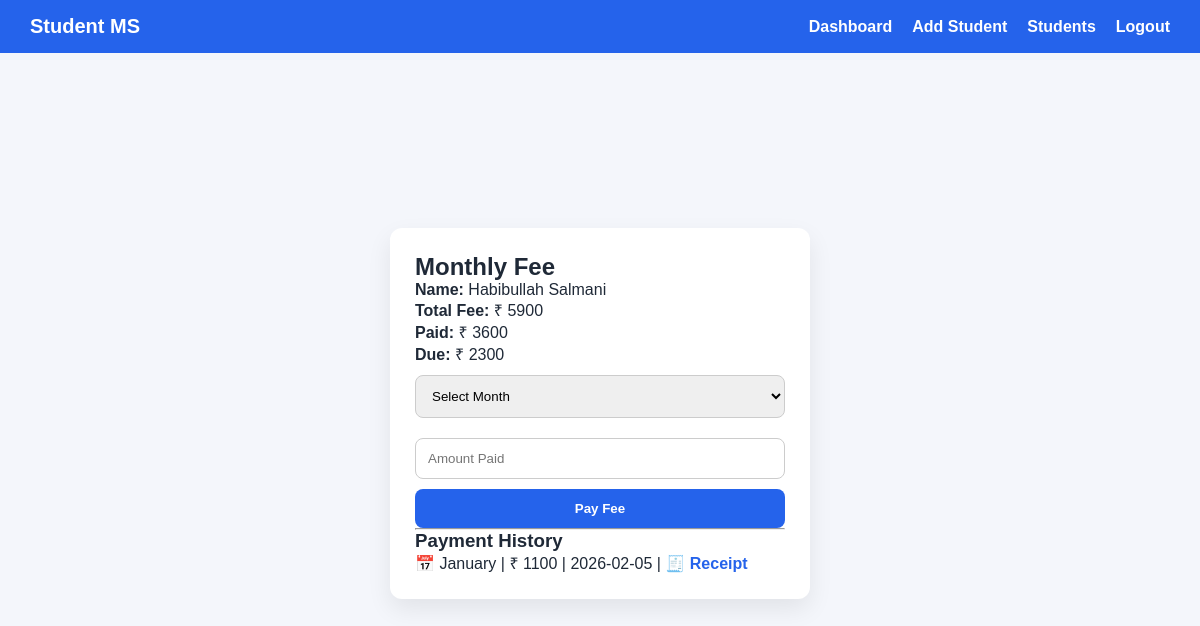
Page /pay-monthly-fee/1 (signed in) on the earlier database version.
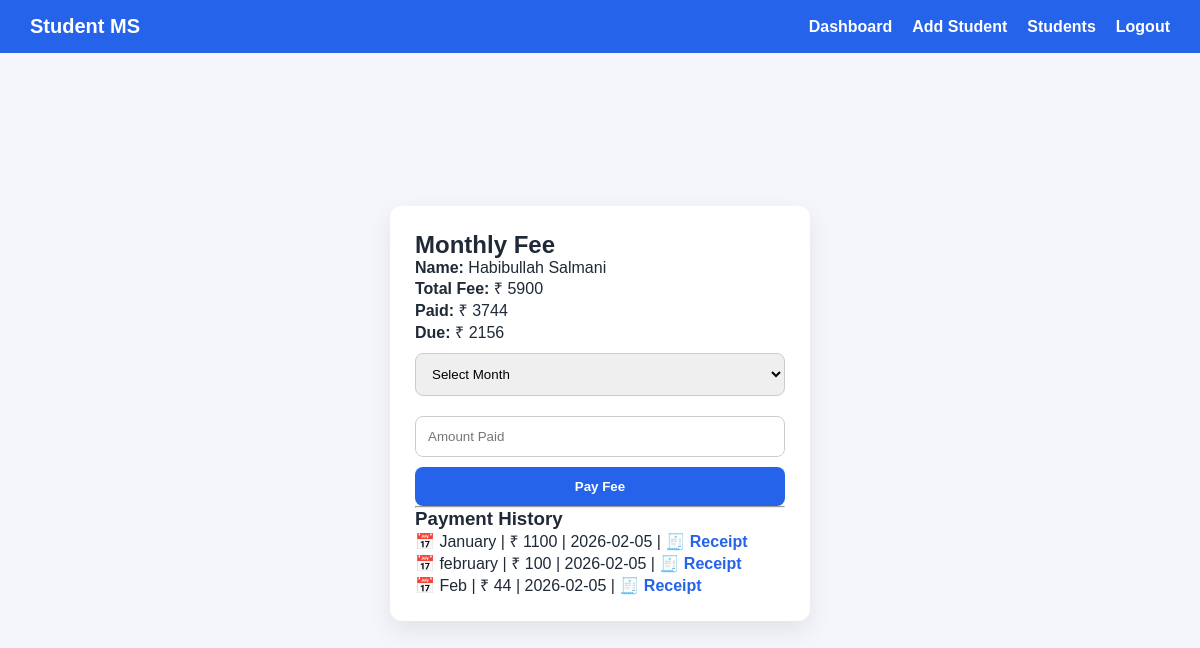
Same page on the later database version.
### tables this page shows
CREATE TABLE students (
            id INTEGER PRIMARY KEY AUTOINCREMENT,
            name TEXT,
            roll TEXT,
            class_name TEXT,
            phone TEXT,
            total_fee INTEGER,
            paid_fee INTEGER
        );

CREATE TABLE fee_payments (
        id INTEGER PRIMARY KEY AUTOINCREMENT,
        student_id INTEGER,
        amount INTEGER,
        month TEXT,
        pay_date TEXT,
        FOREIGN KEY(student_id) REFERENCES students(id)
    );

### app.py (the view, shortened to what this page needs)
@app.route("/pay-monthly-fee/<int:id>", methods=["GET", "POST"])
def pay_monthly_fee(id):
    if "admin" not in session:
        return redirect(url_for("login"))
    conn = get_db()
    student = conn.execute(
        "SELECT * FROM students WHERE id=?",
        (id,)
    ).fetchone()
    error = None
    payments = conn.execute(
        "SELECT * FROM fee_payments WHERE student_id=?",
        (id,)
    ).fetchall()
    conn.close()
    return render_template(
    "monthly_fee.html",
    student=student,
    payments=payments,
    error=error,
    months=MONTHS
)

### app.py (called while the page is built)
def get_db():
    conn = sqlite3.connect("database.db")
    conn.row_factory = sqlite3.Row
    return conn

### templates/monthly_fee.html (shortened to what this page needs)
<!DOCTYPE html>
<html>
<head>
  <link rel="stylesheet" href="/static/style.css">
</head>
<body>
{% include "navbar.html" %}
<div class="center">
  <div class="card" style="width:420px;">
    <h2>Monthly Fee</h2>
    <p><b>Name:</b> {{ student.name }}</p>
    <p><b>Total Fee:</b> ₹ {{ student.total_fee }}</p>
    <p><b>Paid:</b> ₹ {{ student.paid_fee }}</p>
    <p><b>Due:</b> ₹ {{ student.total_fee - student.paid_fee }}</p>
    <form method="POST">
<select name="month" required>
  <option value="">Select Month</option>
</select>
      <input type="number" name="amount" placeholder="Amount Paid" required>
      <button type="submit">Pay Fee</button>
    </form>
    <hr>
    <h3>Payment History</h3>
    {% for p in payments %}
  <p>
    📅 {{ p.month }} |
    ₹ {{ p.amount }} |
    {{ p.pay_date }} |
    <a href="/monthly-receipt/{{ p.id }}" target="_blank">🧾 Receipt</a>
  </p>
{% else %}
  <p>No payments yet</p>
{% endfor %}
  </div>
</div>
</body>
</html>

### templates/navbar.html
<nav class="navbar">
  <div class="logo">Student MS</div>
  <ul class="nav-links">
    <li><a href="/dashboard">Dashboard</a></li>
    <li><a href="/add-student">Add Student</a></li>
    <li><a href="/students">Students</a></li>
    <li><a href="/logout">Logout</a></li>
  </ul>
</nav>

### static/style.css (style rules this page uses)
* { margin: 0; padding: 0; box-sizing: border-box; font-family: Arial, sans-serif; }
body { background: #f4f6fb; color: #1f2937; }
.navbar { background: #2563eb; padding: 15px 30px; display: flex; justify-content: space-between; align-items: center; }
.logo { color: white; font-size: 20px; font-weight: bold; }
.nav-links { list-style: none; display: flex; gap: 20px; }
.nav-links a { color: white; text-decoration: none; font-weight: bold; }
.center { display: flex; justify-content: center; align-items: center; min-height: calc(100vh - 80px); }
.card { background: white; padding: 25px; width: 320px; border-radius: 12px; box-shadow: 0 10px 25px rgba(0,0,0,0.08); }
input, select { width: 100%; padding: 12px; margin: 10px 0; border-radius: 8px; border: 1px solid #ccc; }
button { width: 100%; padding: 12px; background: #2563eb; color: white; border: none; border-radius: 8px; font-weight: bold; cursor: pointer; }
a { color: #2563eb; text-decoration: none; font-weight: 600; }

Differences in the rows shown:
changed students "Habibullah Salmani": paid_fee "3600" → "3744"; student.total_fee-student.paid_fee "2300" → "2156"
added fee_payments: month "february", amount "100", pay_date "2026-02-05"
added fee_payments: month "Feb", amount "44", pay_date "2026-02-05"
